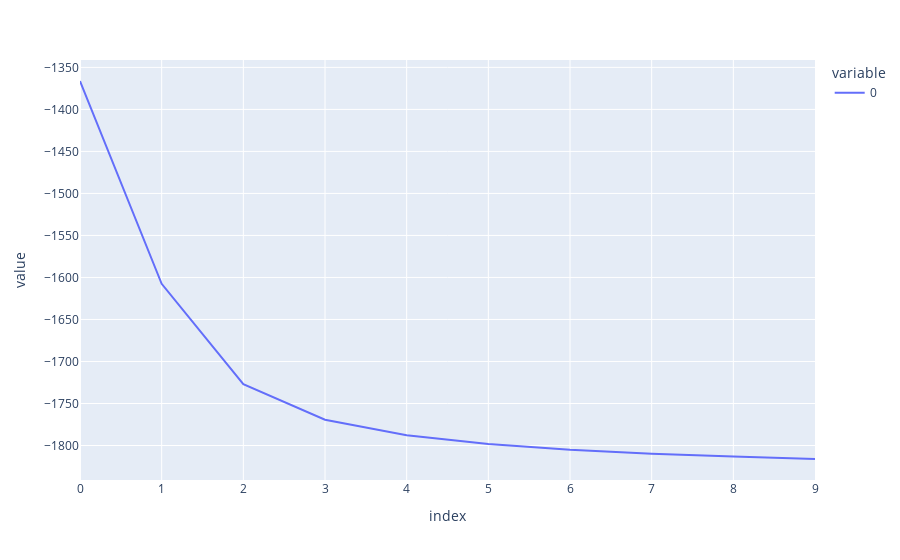

Source (notebook cell):
### Code cell
# The training loop of the VAE looks comparable to the training loop in Part 1,
# with the exception that we train in batches this time. 
# The number of Epochs can be set to a suitable value and will depend on the
# architecture. With the above architecture, a good fit can be reached after as little
# as ~20 Epochs. Beyond 100 Epochs, there is usually no meaningful improvement to the loss anymore.
# Due to the regularized nature of VAEs, they will not overfit for large numbers of Epochs.
EPOCHS = None

# We can use the boilerplate code defined in the beginning of the notebook to fetch
# the training and testing data.
train_loader, test_loader = None

# Again, it is good practice to clear the parameter store before training,
# to avoid interference with previous iterations.
pyro.clear_param_store()

# The training loop is analogous to Part 1. Feel free to print the training loss
# during the loop.
loss = []
for epoch in tqdm(range(EPOCHS), total=EPOCHS):
    epoch_loss = 0
    # Again, we can take a step in the parameterspace by calling the 'step'
    # method of the SVI. We do this for each batch.
    for batch, _ in train_loader:
        epoch_loss += svi.step(batch)
    
    # After we have trained on all batches for this epoch, 
    # we can normalize the epoch loss by the number of batches,
    # and append the epoch loss to the list of losses for later visualization.
    normalizer_train = len(train_loader.dataset)
    total_epoch_loss_train = epoch_loss / normalizer_train
    loss.append(total_epoch_loss_train)
    if (epoch % 10) == 0:
        print(total_epoch_loss_train)

px.line(loss)

### Figure 1 — Plotly figure (JSON) as saved in the notebook; plotly's stock layout.template omitted (floating-point values rounded to 4 significant figures)
{"data": [{"hovertemplate": "variable=0<br>index=%{x}<br>value=%{y}<extra></extra>", "legendgroup": "0", "line": {"color": "#636efa", "dash": "solid"}, "marker": {"symbol": "circle"}, "mode": "lines", "name": "0", "orientation": "v", "showlegend": true, "type": "scatter", "x": [0, 1, 2, 3, 4, 5, 6, 7, 8, 9], "xaxis": "x", "y": [-1366.0, -1608.0, -1727.0, -1769.0, -1788.0, -1798.0, -1805.0, -1810.0, -1813.0, -1816.0], "yaxis": "y"}], "layout": {"autosize": true, "legend": {"title": {"text": "variable"}, "tracegroupgap": 0}, "margin": {"t": 60}, "xaxis": {"anchor": "y", "autorange": true, "domain": [0, 1], "range": [0, 9], "title": {"text": "index"}, "type": "linear"}, "yaxis": {"anchor": "x", "autorange": true, "domain": [0, 1], "range": [-1841.0, -1341.0], "title": {"text": "value"}, "type": "linear"}}}
